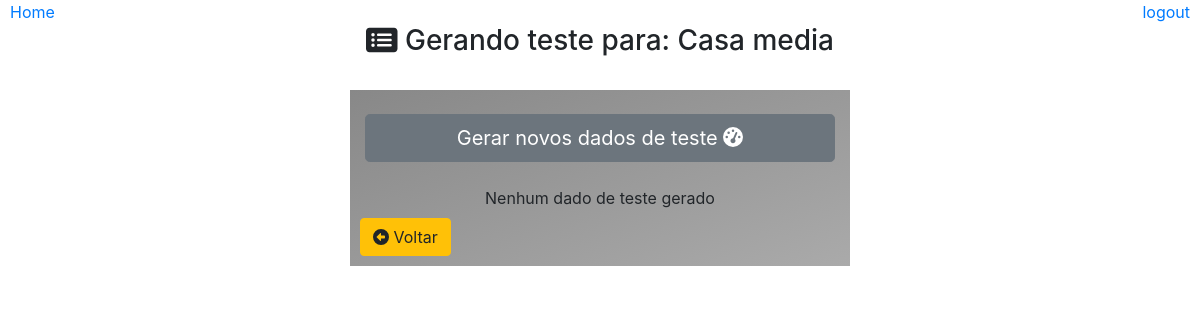
/gerar-testes/gerar/?id=3, run on an earlier commit of the app's database.
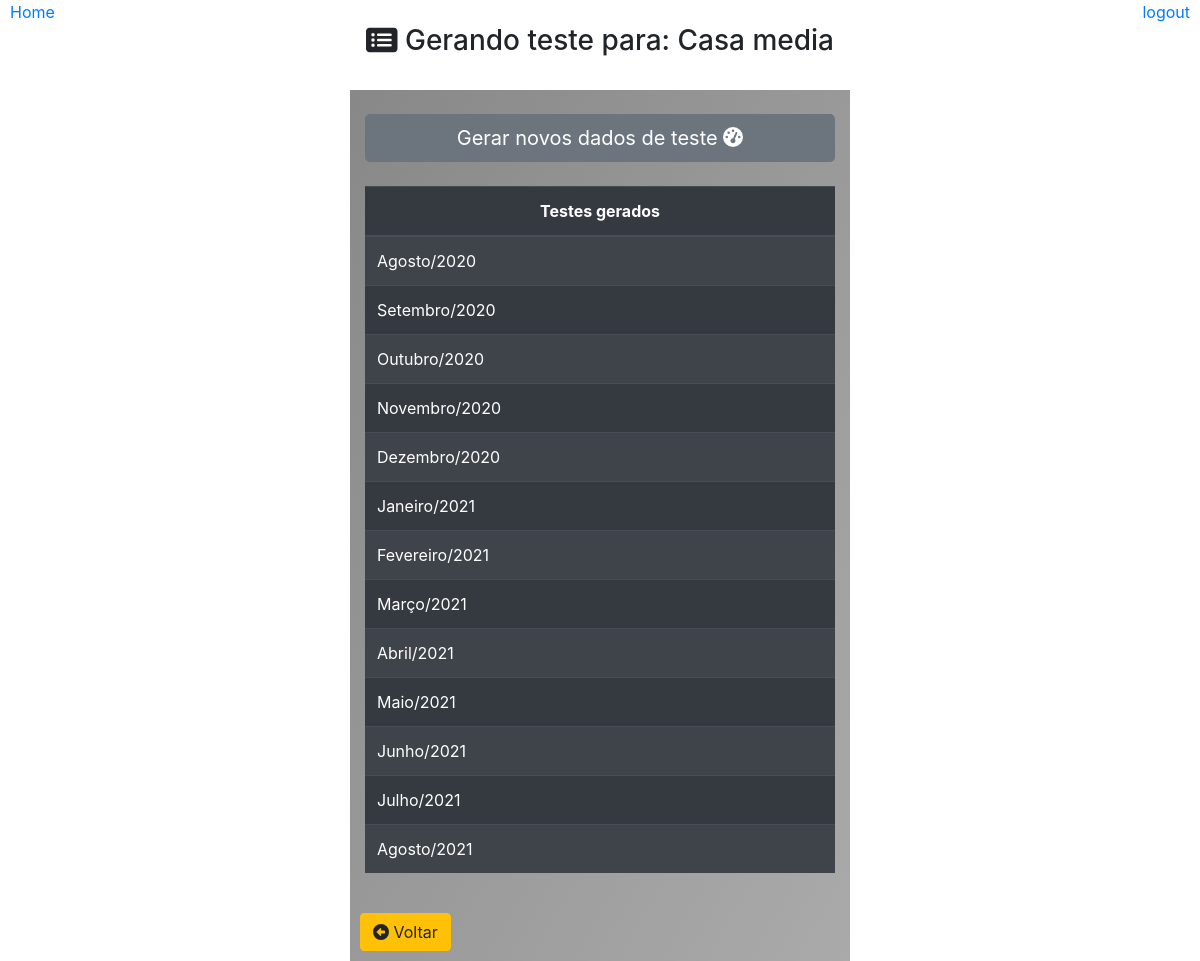
And on a later commit of the database.
### core/models.py (models this page shows)
class Casa(models.Model):
    nome = models.CharField(max_length=30)
    class Meta:
        db_table = 'casa'

class ConsumoMes(models.Model):
    casa = models.ForeignKey(Casa,on_delete=models.CASCADE)
    categoria = models.ForeignKey(Categoria, null=True, on_delete=models.CASCADE)
    mes = models.CharField(max_length=30)
    ano = models.IntegerField()
    class Meta:
        db_table = 'consumo_mes'

### core/pages/gerador_testes/views.py (the view)
# urls.py: path('gerar-testes/gerar/', gerarTeste.Gerar),
def Gerar(request):
    id = request.GET.get('id')
    if id:
        casa = Casa.objects.get(id=id)
        meses = ConsumoMes.objects.filter(casa=casa)
    dados = {
        'titulo':'Gerar teste',
        'casa':casa,
        'meses': meses
    }
    return render(request, 'gerador_testes/gerar.html',dados)

### templates/gerador_testes/gerar.html
{% extends "model-page.html" %}
{% block content %}
    <div align='center'>
        <br>
        <h3><i class="fas fa-list-alt"></i> Gerando teste para: {{casa.nome}}</h3><br>
        <div class="col col-6 col-sm-6 col-md-4 col-lg-5 col-xs-4 container box-gray">
            <br>
            <a type="button" class="btn btn-secondary btn-lg btn-block" href="/gerar-testes/gerar/confirmar/?id={{casa.id}}">
                Gerar novos dados de teste
                <i class="fas fa-tachometer-alt"></i>
            </a>
            <br>
            {% if meses %}
            <table class="table table-striped table-dark">
                <thead>
                    <tr align="center">
                        <th colspan="2">Testes gerados</th>
                    </tr>
                    </thead>
                {% for item in meses %}
                    <tr>
                        <td>
                            {{item.mes}}/{{item.ano}}
                        </td>
                    </tr>
                {% endfor %}
            </table>
            {% else %}
                <label> Nenhum dado de teste gerado</label>
            {% endif %}
            <br>
            <a type="button" class="btn btn-warning"style="position: absolute; left: 10px;" href="/gerar-testes/casas/">
                <i class='fas fa-arrow-alt-circle-left'></i> Voltar
            </a>
            <br><br>
        </div>
    </div>
{% endblock %}

### templates/model-page.html (shortened to what this page needs)
<!DOCTYPE html>
<html lang="en">
    <head>
        {% include 'model-header.html' %}
    </head>
    <body>
        {% load static %}
        {% block content %} {% endblock %}
    </body>
</html>

### templates/model-header.html (shortened to what this page needs)
<head>
    {% load static %}
    <link type="text/css" href="{% static 'css/all.css' %}" rel="stylesheet"/>
    <link rel="stylesheet" href="https://stackpath.bootstrapcdn.com/bootstrap/4.5.2/css/bootstrap.min.css">
    <link type="text/css" href="{% static 'css/style.css' %}" rel="stylesheet"/>
    {% if request.get_full_path != '/home/' %}
        <a style="position: fixed; left: 10px;" href="/home/">Home</a>
    {% endif %}
    {% if titulo != 'Login' %}
        <a style="position: fixed; right: 10px;" href="/logout">logout</a>
    {% endif %}
</head>

### static/css/style.css (style rules this page uses)
.box-gray { background-image: linear-gradient(to bottom right, #888888, #AAAAAA ); }

What changed in the data, as far as the page shows it:
added ConsumoMes: mes "Agosto", ano "2020"
added ConsumoMes: mes "Setembro", ano "2020"
added ConsumoMes: mes "Outubro", ano "2020"
added ConsumoMes: mes "Novembro", ano "2020"
added ConsumoMes: mes "Dezembro", ano "2020"
added ConsumoMes: mes "Janeiro", ano "2021"
added ConsumoMes: mes "Fevereiro", ano "2021"
added ConsumoMes: mes "Março", ano "2021"
added ConsumoMes: mes "Abril", ano "2021"
added ConsumoMes: mes "Maio", ano "2021"
added ConsumoMes: mes "Junho", ano "2021"
added ConsumoMes: mes "Julho", ano "2021"
added ConsumoMes: mes "Agosto", ano "2021"
Also different on the page:
text no longer shown: "Nenhum dado de teste gerado"
text now shown: "Testes gerados"
